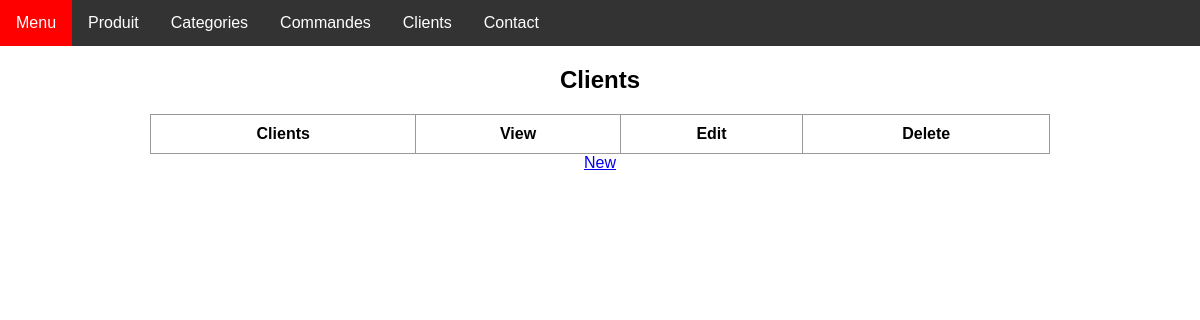
/employer/clients/list/, run on an earlier commit of the app's database.
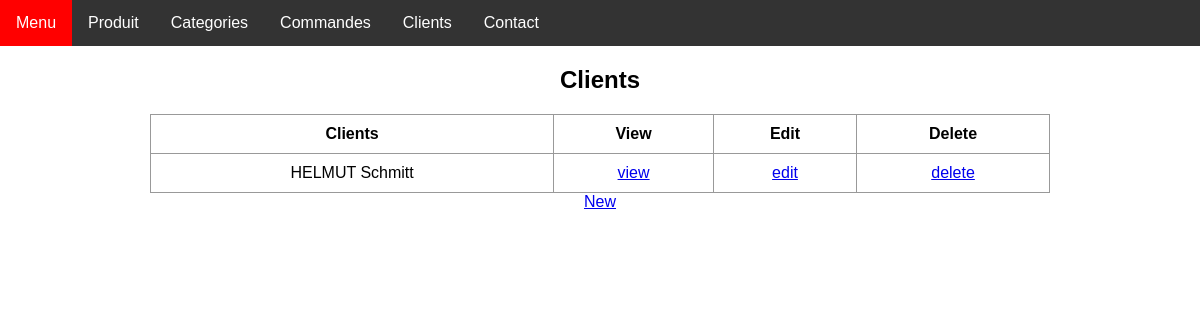
And on a later commit of the database.
### employer/models.py (models this page shows)
class Clients(models.Model):
    nom = models.CharField(max_length=30)
    prenom = models.CharField(max_length=30)
    date_insci = models.DateField()
    addr = models.CharField(max_length=50)
    def __str__(self) -> str:
        return str(str(self.prenom).upper()+" " +str(self.nom))

### employer/views/clients/clients_list.py (the view)
# urls.py: path('clients/list/', ClientsListView.as_view(), name='clients_list'),
class ClientsListView(ListView):
    model = Clients
    template_name = "clients/clients_list.html"

### employer/templates/clients/clients_list.html (shortened to what this page needs)
{% extends "main.html" %}
{% block content %}
<h2 class="form-title">Clients</h2>
<table class="table table-fluid">
    <thead>
        <tr>
            <th>Clients</th>
            <th>View</th>
            <th>Edit</th>
            <th>Delete</th>
        </tr>
    </thead>
    <tbody>
        {% for Clients in object_list %}
        <tr>
            <td>{{ Clients }}</td>
            <td><a href="{% url "Clients_detail" Clients.id %}">view</a></td>
            <td><a href="{% url "Clients_update" Clients.id %}">edit</a></td>
            <td><a href="{% url "Clients_delete" Clients.id %}">delete</a></td>
        </tr>
        {% endfor %}
    </tbody>
</table>
<a href="{% url "clients_create" %}">New</a>
</div>
{% endblock %}

What changed in the data, as far as the page shows it:
added Clients: prenom+nom "HELMUT Schmitt"
